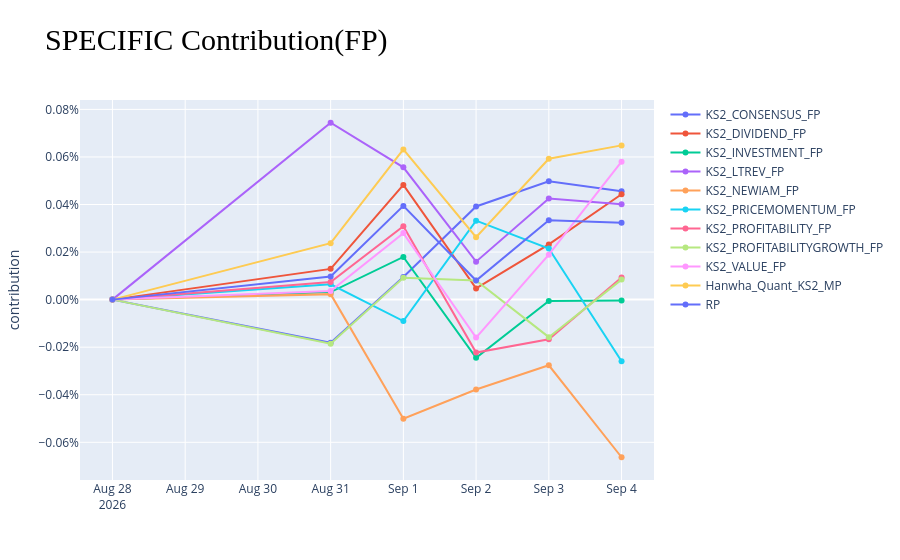

The code cell stored with this chart in its notebook:
### Markdown cell above
### **MP별** 성과 기여도 추이

### Code cell
contribution_element = 'specific' # 'active'/'market_timing'/'specific'/'country'/'risk_factor'/'industry_factor'/'beta'/'banks'..........
plot_data = compare_final.xs(contribution_element+'_contribution',level=1).copy()
plot_data_list = []
for _, port in enumerate(plot_data.columns):
    plot_data_list.append(go.Scatter(name=port, x=plot_data.index, y=plot_data[port], mode='lines+markers'))
fig = go.Figure(data=plot_data_list, layout={'yaxis':{'title':'contribution'}})
fig.update_layout(yaxis={'tickformat':'.2%'}, title=contribution_element.upper()+' Contribution(FP)', title_font_family="Times New Roman", title_font_color="black", title_font_size=30)
fig.show()

### Figure 1 — Plotly figure (JSON) as saved in the notebook; plotly's stock layout.template omitted (floating-point values rounded to 4 significant figures)
{"data": [{"mode": "lines+markers", "name": "KS2_CONSENSUS_FP", "type": "scatter", "x": ["2026-08-28T00:00:00+00:00", "2026-08-31T00:00:00+00:00", "2026-09-01T00:00:00+00:00", "2026-09-02T00:00:00+00:00", "2026-09-03T00:00:00+00:00", "2026-09-04T00:00:00+00:00"], "y": [0, -0.0001817, 9.489e-05, 0.0003918, 0.0004975, 0.0004557]}, {"mode": "lines+markers", "name": "KS2_DIVIDEND_FP", "type": "scatter", "x": ["2026-08-28T00:00:00+00:00", "2026-08-31T00:00:00+00:00", "2026-09-01T00:00:00+00:00", "2026-09-02T00:00:00+00:00", "2026-09-03T00:00:00+00:00", "2026-09-04T00:00:00+00:00"], "y": [0, 0.0001293, 0.0004825, 4.728e-05, 0.0002321, 0.0004429]}, {"mode": "lines+markers", "name": "KS2_INVESTMENT_FP", "type": "scatter", "x": ["2026-08-28T00:00:00+00:00", "2026-08-31T00:00:00+00:00", "2026-09-01T00:00:00+00:00", "2026-09-02T00:00:00+00:00", "2026-09-03T00:00:00+00:00", "2026-09-04T00:00:00+00:00"], "y": [0, 3.153e-05, 0.0001796, -0.0002443, -5.416e-06, -3.275e-06]}, {"mode": "lines+markers", "name": "KS2_LTREV_FP", "type": "scatter", "x": ["2026-08-28T00:00:00+00:00", "2026-08-31T00:00:00+00:00", "2026-09-01T00:00:00+00:00", "2026-09-02T00:00:00+00:00", "2026-09-03T00:00:00+00:00", "2026-09-04T00:00:00+00:00"], "y": [0, 0.0007438, 0.0005563, 0.0001597, 0.0004248, 0.0004013]}, {"mode": "lines+markers", "name": "KS2_NEWIAM_FP", "type": "scatter", "x": ["2026-08-28T00:00:00+00:00", "2026-08-31T00:00:00+00:00", "2026-09-01T00:00:00+00:00", "2026-09-02T00:00:00+00:00", "2026-09-03T00:00:00+00:00", "2026-09-04T00:00:00+00:00"], "y": [0, 2.31e-05, -0.0005005, -0.0003782, -0.000276, -0.0006628]}, {"mode": "lines+markers", "name": "KS2_PRICEMOMENTUM_FP", "type": "scatter", "x": ["2026-08-28T00:00:00+00:00", "2026-08-31T00:00:00+00:00", "2026-09-01T00:00:00+00:00", "2026-09-02T00:00:00+00:00", "2026-09-03T00:00:00+00:00", "2026-09-04T00:00:00+00:00"], "y": [0, 6.432e-05, -9.001e-05, 0.0003321, 0.0002149, -0.0002589]}, {"mode": "lines+markers", "name": "KS2_PROFITABILITY_FP", "type": "scatter", "x": ["2026-08-28T00:00:00+00:00", "2026-08-31T00:00:00+00:00", "2026-09-01T00:00:00+00:00", "2026-09-02T00:00:00+00:00", "2026-09-03T00:00:00+00:00", "2026-09-04T00:00:00+00:00"], "y": [0, 7.392e-05, 0.0003088, -0.0002227, -0.0001665, 9.312e-05]}, {"mode": "lines+markers", "name": "KS2_PROFITABILITYGROWTH_FP", "type": "scatter", "x": ["2026-08-28T00:00:00+00:00", "2026-08-31T00:00:00+00:00", "2026-09-01T00:00:00+00:00", "2026-09-02T00:00:00+00:00", "2026-09-03T00:00:00+00:00", "2026-09-04T00:00:00+00:00"], "y": [0, -0.0001854, 9.155e-05, 8.013e-05, -0.0001578, 8.412e-05]}, {"mode": "lines+markers", "name": "KS2_VALUE_FP", "type": "scatter", "x": ["2026-08-28T00:00:00+00:00", "2026-08-31T00:00:00+00:00", "2026-09-01T00:00:00+00:00", "2026-09-02T00:00:00+00:00", "2026-09-03T00:00:00+00:00", "2026-09-04T00:00:00+00:00"], "y": [0, 3.66e-05, 0.0002797, -0.0001598, 0.0001891, 0.0005799]}, {"mode": "lines+markers", "name": "Hanwha_Quant_KS2_MP", "type": "scatter", "x": ["2026-08-28T00:00:00+00:00", "2026-08-31T00:00:00+00:00", "2026-09-01T00:00:00+00:00", "2026-09-02T00:00:00+00:00", "2026-09-03T00:00:00+00:00", "2026-09-04T00:00:00+00:00"], "y": [0, 0.0002374, 0.0006314, 0.0002622, 0.0005924, 0.0006486]}, {"mode": "lines+markers", "name": "RP", "type": "scatter", "x": ["2026-08-28T00:00:00+00:00", "2026-08-31T00:00:00+00:00", "2026-09-01T00:00:00+00:00", "2026-09-02T00:00:00+00:00", "2026-09-03T00:00:00+00:00", "2026-09-04T00:00:00+00:00"], "y": [0, 9.727e-05, 0.0003941, 8.022e-05, 0.0003335, 0.0003234]}], "layout": {"autosize": true, "title": {"font": {"color": "black", "family": "Times New Roman", "size": 30}, "text": "SPECIFIC Contribution(FP)"}, "xaxis": {"autorange": true, "range": ["2026-08-27 13:21:31.4798", "2026-09-04 10:38:28.5202"], "type": "date"}, "yaxis": {"autorange": true, "range": [-0.0007789, 0.0008599], "tickformat": ".2%", "title": {"text": "contribution"}, "type": "linear"}}}
